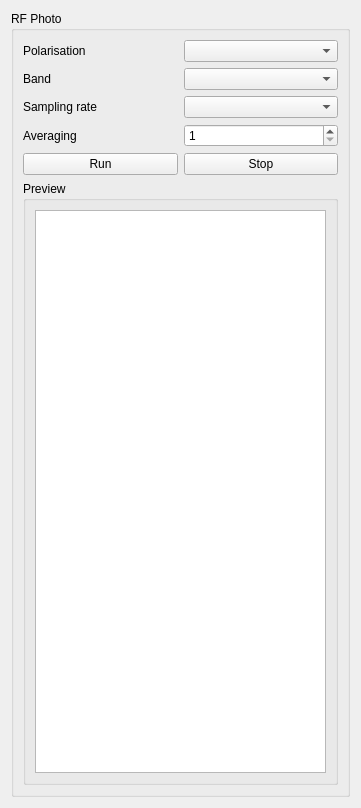
<?xml version="1.0" encoding="UTF-8"?>
<ui version="4.0">
 <class>Display_Photo</class>
 <widget class="QWidget" name="Display_Photo">
  <property name="geometry">
   <rect>
    <x>0</x>
    <y>0</y>
    <width>361</width>
    <height>808</height>
   </rect>
  </property>
  <property name="sizePolicy">
   <sizepolicy hsizetype="MinimumExpanding" vsizetype="MinimumExpanding">
    <horstretch>0</horstretch>
    <verstretch>0</verstretch>
   </sizepolicy>
  </property>
  <property name="minimumSize">
   <size>
    <width>275</width>
    <height>304</height>
   </size>
  </property>
  <property name="windowTitle">
   <string>Form</string>
  </property>
  <layout class="QGridLayout" name="gridLayout_2">
   <item row="0" column="0">
    <widget class="QGroupBox" name="groupBox_Controls">
     <property name="sizePolicy">
      <sizepolicy hsizetype="MinimumExpanding" vsizetype="MinimumExpanding">
       <horstretch>0</horstretch>
       <verstretch>0</verstretch>
      </sizepolicy>
     </property>
     <property name="title">
      <string>RF Photo</string>
     </property>
     <layout class="QGridLayout" name="gridLayout">
      <item row="4" column="1">
       <widget class="QSpinBox" name="spinBox_Averaging">
        <property name="minimum">
         <number>1</number>
        </property>
       </widget>
      </item>
      <item row="3" column="1">
       <widget class="QComboBox" name="SamplingRate"/>
      </item>
      <item row="1" column="0">
       <widget class="QLabel" name="label">
        <property name="text">
         <string>Polarisation</string>
        </property>
       </widget>
      </item>
      <item row="5" column="1">
       <widget class="QPushButton" name="buttonStop">
        <property name="sizePolicy">
         <sizepolicy hsizetype="Preferred" vsizetype="Fixed">
          <horstretch>0</horstretch>
          <verstretch>0</verstretch>
         </sizepolicy>
        </property>
        <property name="text">
         <string>Stop</string>
        </property>
       </widget>
      </item>
      <item row="4" column="0">
       <widget class="QLabel" name="label_4">
        <property name="text">
         <string>Averaging</string>
        </property>
       </widget>
      </item>
      <item row="2" column="1">
       <widget class="QComboBox" name="Band"/>
      </item>
      <item row="5" column="0">
       <widget class="QPushButton" name="buttonRun">
        <property name="sizePolicy">
         <sizepolicy hsizetype="Preferred" vsizetype="Fixed">
          <horstretch>0</horstretch>
          <verstretch>0</verstretch>
         </sizepolicy>
        </property>
        <property name="text">
         <string>Run</string>
        </property>
       </widget>
      </item>
      <item row="2" column="0">
       <widget class="QLabel" name="label_3">
        <property name="text">
         <string>Band</string>
        </property>
       </widget>
      </item>
      <item row="3" column="0">
       <widget class="QLabel" name="label_5">
        <property name="text">
         <string>Sampling rate</string>
        </property>
       </widget>
      </item>
      <item row="1" column="1">
       <widget class="QComboBox" name="Polarisation"/>
      </item>
      <item row="6" column="0" colspan="2">
       <widget class="QGroupBox" name="groupBox_Display">
        <property name="sizePolicy">
         <sizepolicy hsizetype="Expanding" vsizetype="Expanding">
          <horstretch>0</horstretch>
          <verstretch>0</verstretch>
         </sizepolicy>
        </property>
        <property name="title">
         <string>Preview</string>
        </property>
        <layout class="QHBoxLayout" name="horizontalLayout">
         <item>
          <widget class="ImageView" name="preview">
           <property name="sizePolicy">
            <sizepolicy hsizetype="MinimumExpanding" vsizetype="MinimumExpanding">
             <horstretch>0</horstretch>
             <verstretch>0</verstretch>
            </sizepolicy>
           </property>
          </widget>
         </item>
        </layout>
       </widget>
      </item>
     </layout>
    </widget>
   </item>
  </layout>
 </widget>
 <customwidgets>
  <customwidget>
   <class>ImageView</class>
   <extends>QGraphicsView</extends>
   <header location="global">pyqtgraph</header>
  </customwidget>
 </customwidgets>
 <resources/>
 <connections/>
</ui>
